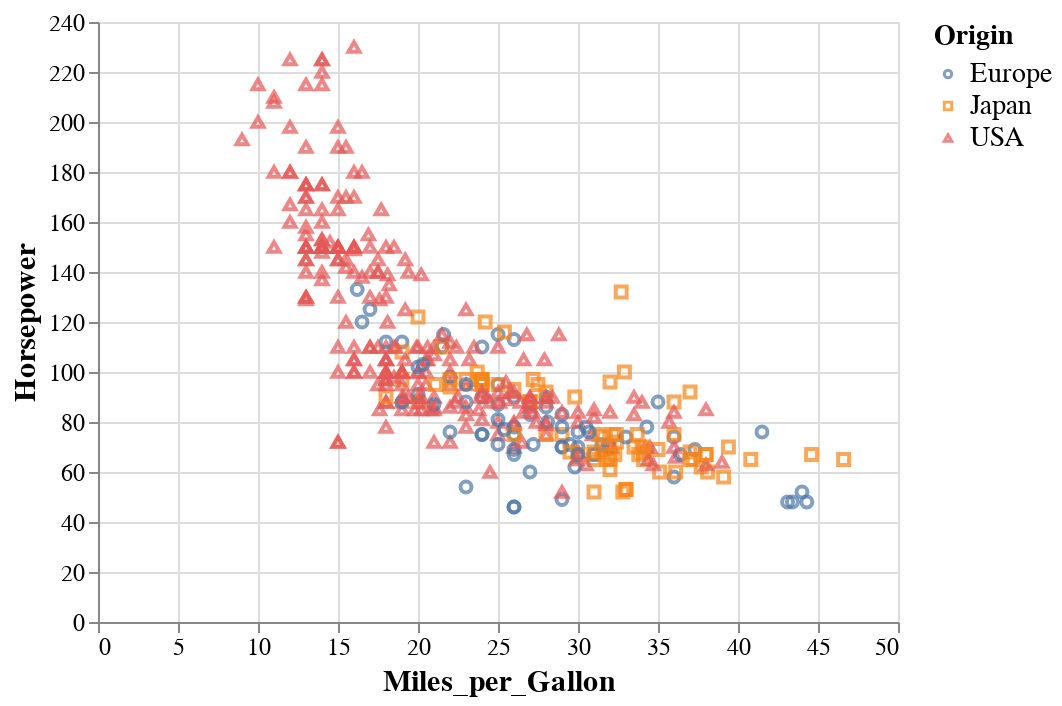

The notebook cell saved with this chart:
### Markdown cell above
We can encode shapes aesthetics the same way.

### Code cell
alt.Chart(cars).mark_point().encode(
    x='Miles_per_Gallon' ,
    y='Horsepower',
    color='Origin',
    shape='Origin')

### Figure 1 — Vega-Lite specification as saved in the notebook (floating-point values rounded to 4 significant figures; data arrays with more than 128 entries replaced by an {"elided": "..."} marker saying what was removed)
{"config": {"view": {"continuousWidth": 400, "continuousHeight": 300}, "legend": {"symbolSize": 14, "titleFontSize": 14, "labelFontSize": 14}, "axis": {"titleFontSize": 15, "labelFontSize": 12}, "encoding": {"x": {"scale": {"zero": false}}}}, "data": {"name": "data-f02450ab61490a1363517a0190416235"}, "mark": "point", "encoding": {"color": {"type": "nominal", "field": "Origin"}, "shape": {"type": "nominal", "field": "Origin"}, "x": {"type": "quantitative", "field": "Miles_per_Gallon"}, "y": {"type": "quantitative", "field": "Horsepower"}}, "$schema": "https://vega.github.io/schema/vega-lite/v4.8.1.json", "datasets": {"data-f02450ab61490a1363517a0190416235": {"elided": "406 records"}}}
